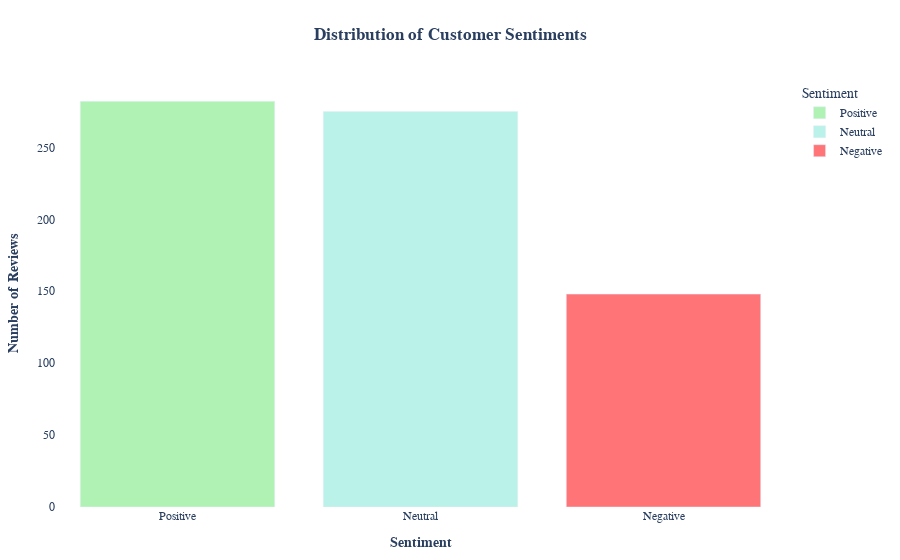

Notebook cell for this chart:
### Code cell
sentiment_colors = {
    'Positive': '#b0f2b4',  
    'Neutral': "#baf2e9",   
    'Negative': '#ff7477'   
}

# Prepare data for plotting
sentiment_counts_df = sentiment_counts.reset_index()
sentiment_counts_df.columns = ['Sentiment', 'Number of Reviews']

fig = px.bar(
    sentiment_counts_df,
    x='Sentiment',
    y='Number of Reviews',
    title='<b>Distribution of Customer Sentiments</b>',  
    color='Sentiment',
    color_discrete_map=sentiment_colors,
    category_orders={"Sentiment": ['Positive', 'Neutral', 'Negative']}  
)


fig.update_layout(
    xaxis_title='<b>Sentiment</b>',
    yaxis_title='<b>Number of Reviews</b>',
    font=dict(family="Arial", size=12),
    title_x=0.5, 
    plot_bgcolor='white', 
    paper_bgcolor='white', 
    bargap=0.2, 
    hovermode="x unified", 
    margin=dict(l=40, r=40, t=80, b=40) 
)

fig.show()

### Figure 1 — Plotly figure (JSON) as saved in the notebook; plotly's stock layout.template omitted (floating-point values rounded to 4 significant figures)
{"data": [{"alignmentgroup": "True", "hovertemplate": "Sentiment=%{x}<br>Number of Reviews=%{y}<extra></extra>", "legendgroup": "Positive", "marker": {"color": "#b0f2b4", "pattern": {"shape": ""}}, "name": "Positive", "offsetgroup": "Positive", "orientation": "v", "showlegend": true, "textposition": "auto", "type": "bar", "x": ["Positive"], "xaxis": "x", "y": [282], "yaxis": "y"}, {"alignmentgroup": "True", "hovertemplate": "Sentiment=%{x}<br>Number of Reviews=%{y}<extra></extra>", "legendgroup": "Neutral", "marker": {"color": "#baf2e9", "pattern": {"shape": ""}}, "name": "Neutral", "offsetgroup": "Neutral", "orientation": "v", "showlegend": true, "textposition": "auto", "type": "bar", "x": ["Neutral"], "xaxis": "x", "y": [275], "yaxis": "y"}, {"alignmentgroup": "True", "hovertemplate": "Sentiment=%{x}<br>Number of Reviews=%{y}<extra></extra>", "legendgroup": "Negative", "marker": {"color": "#ff7477", "pattern": {"shape": ""}}, "name": "Negative", "offsetgroup": "Negative", "orientation": "v", "showlegend": true, "textposition": "auto", "type": "bar", "x": ["Negative"], "xaxis": "x", "y": [148], "yaxis": "y"}], "layout": {"bargap": 0.2, "barmode": "relative", "font": {"family": "Arial", "size": 12}, "hovermode": "x unified", "legend": {"title": {"text": "Sentiment"}, "tracegroupgap": 0}, "margin": {"b": 40, "l": 40, "r": 40, "t": 80}, "paper_bgcolor": "white", "plot_bgcolor": "white", "title": {"text": "<b>Distribution of Customer Sentiments</b>", "x": 0.5}, "xaxis": {"anchor": "y", "categoryarray": ["Positive", "Neutral", "Negative"], "categoryorder": "array", "domain": [0, 1], "title": {"text": "<b>Sentiment</b>"}}, "yaxis": {"anchor": "x", "domain": [0, 1], "title": {"text": "<b>Number of Reviews</b>"}}}}
